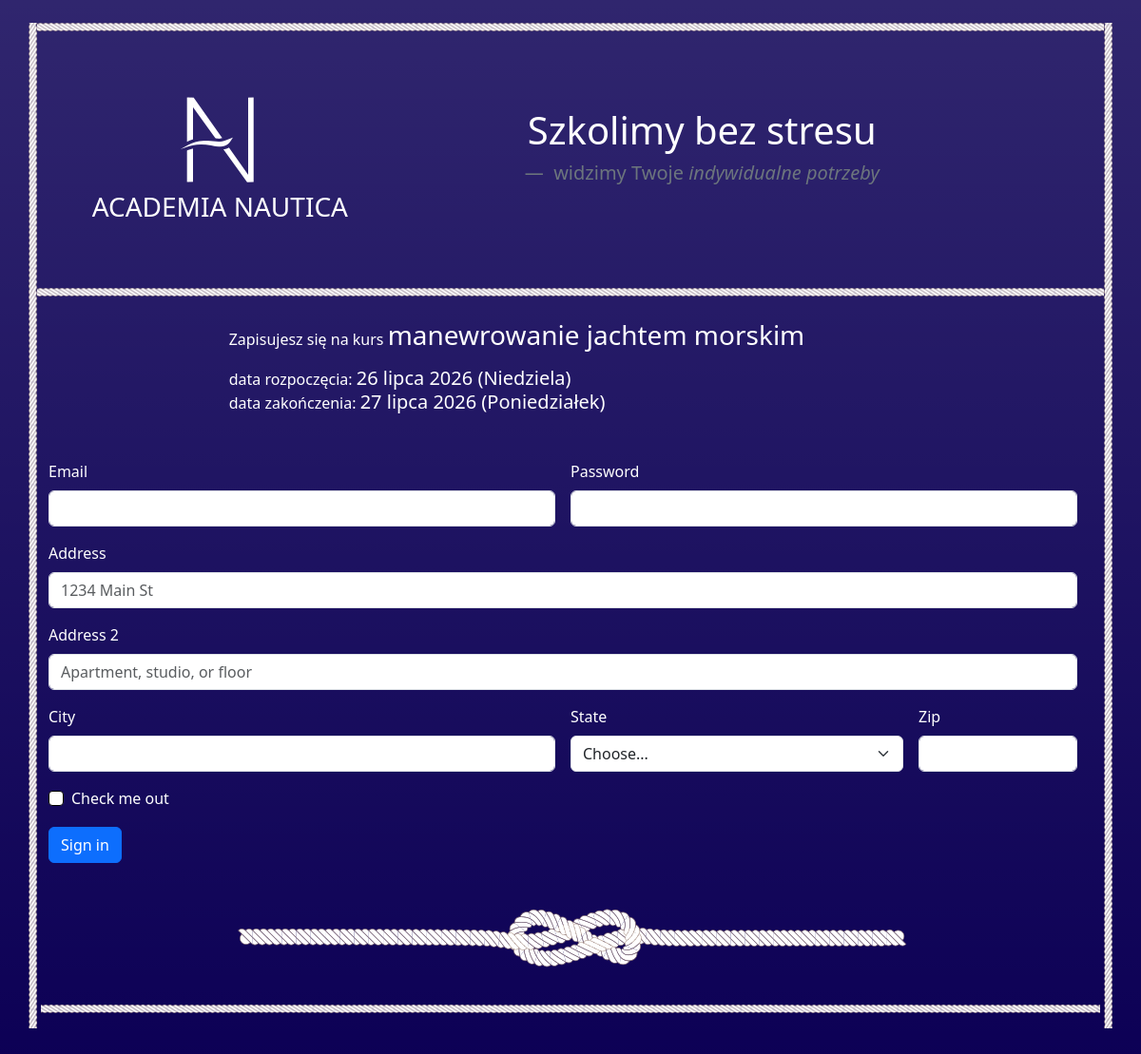
/19, run on the app's committed database.
### basepage/models.py (models this page shows)
class KursyWszystkie(models.Model):
    kursu_lp = models.AutoField(primary_key=True)
    kursu_kod = models.CharField(unique=True, blank=True, null=True)
    kursu_schedule = models.CharField(blank=True, null=True)
    kursu_data_start = models.DateField(blank=True, null=True)
    kursu_data_end = models.DateField(blank=True, null=True)
    kursu_prise = models.IntegerField(blank=True, null=True)
    kursu_name = models.CharField(blank=True, null=True)
    class Meta:
        managed = False
        db_table = 'Kursy_wszystkie'

### basepage/views.py (the view)
# urls.py: path('<int:elem_id>', kursu_zapis, name='form_zapis'),
def kursu_zapis(request, elem_id):
    p = KursyWszystkie.objects.get(kursu_lp=elem_id)
    if p.kursu_data_start==p.kursu_data_end:
        wskaznik=''
    else:
        wskaznik=1
    context = {
        'post': p,
        'wskaznik': wskaznik,
        'liczba_lat': liczba_lat,
        'foremnik': foremnik,
    }
    return render(request, 'basepage/form_zapis.html', context)

### basepage/templates/basepage/form_zapis.html (shortened to what this page needs)
{% extends "basepage/base.html" %}
{% load static %}
{% block content %}
<div class="row p-3">
        <div class="col-2 pt-2 pb-3">
        </div>
        <div class="col-8 pt-2">
          {% if wskaznik %}
                    <p>Zapisujesz się na kurs <span class="h3">{{post.kursu_name}}</span></p>
                        <p>data rozpoczęcia: <span class="h5">{{post.kursu_data_start|date:"d E Y (l)"}}</span>
                    <br>data zakończenia: <span class="h5">{{post.kursu_data_end|date:"d E Y (l)"}}</span></span></p>
                        {% else %}
                    <p>Zapisujesz się na <span class="h3">{{post.kursu_name}}</span></p>
                    <p>odbywający się w dniu: <span class="h5">{{post.kursu_data_start|date:"d E Y (l)"}}</span></p>
                        {% endif %}
          </div>
<form class="row g-3">
  <div class="col-md-6">
    <label for="inputEmail4" class="form-label">Email</label>
    <input type="email" class="form-control" id="inputEmail4">
  </div>
  <div class="col-md-6">
    <label for="inputPassword4" class="form-label">Password</label>
    <input type="password" class="form-control" id="inputPassword4">
  </div>
  <div class="col-12">
    <label for="inputAddress" class="form-label">Address</label>
    <input type="text" class="form-control" id="inputAddress" placeholder="1234 Main St">
  </div>
  <div class="col-12">
    <label for="inputAddress2" class="form-label">Address 2</label>
    <input type="text" class="form-control" id="inputAddress2" placeholder="Apartment, studio, or floor">
  </div>
  <div class="col-md-6">
    <label for="inputCity" class="form-label">City</label>
    <input type="text" class="form-control" id="inputCity">
  </div>
  <div class="col-md-4">
    <label for="inputState" class="form-label">State</label>
    <select id="inputState" class="form-select">
      <option selected>Choose...</option>
    </select>
  </div>
  <div class="col-md-2">
    <label for="inputZip" class="form-label">Zip</label>
    <input type="text" class="form-control" id="inputZip">
  </div>
  <div class="col-12">
    <div class="form-check">
      <input class="form-check-input" type="checkbox" id="gridCheck">
      <label class="form-check-label" for="gridCheck">
        Check me out
      </label>
    </div>
  </div>
  <div class="col-12">
    <button type="submit" class="btn btn-primary">Sign in</button>
  </div>
</form>
{% endblock %}

### basepage/static/basepage/anw_style.css (style rules this page uses)
body { background-color: #0C0055; }
html { scroll-behavior: smooth; }
.form-check-input { border-color: #000; }

### data on the page
KursyWszystkie: kursu_name "manewrowanie jachtem morskim", kursu_data_start "26 lipca 2026 (Niedziela)", kursu_data_end "27 lipca 2026 (Poniedziałek)"
